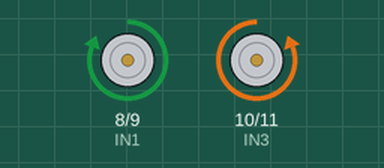
This sketch was run on a simulated Arduino Uno, built with avr-gcc and run on an emulated ATmega328P. Shown: motor-driver pin pairs drawn as motors (green arrow = first pin HIGH = forward, orange = second pin HIGH = backward, longer = more drive).

Above: at 1.5 s.
At 3.5 s:
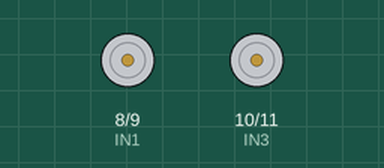
Timing chart, 0 to 5.2 s (numbered marks = the images above):
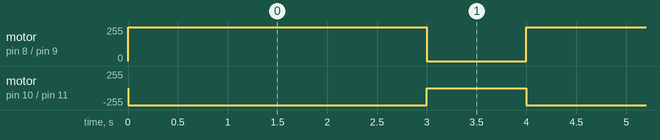

The sketch:

wheel_test.ino
```cpp
int IN1 = 8;
int IN2 = 9;
int IN3 = 10;
int IN4 = 11;

void setup() {

  pinMode(IN1, OUTPUT);
  pinMode(IN2, OUTPUT);

  pinMode(IN3, OUTPUT);
  pinMode(IN4, OUTPUT);
}

void loop() {

  digitalWrite(IN1, HIGH);
  digitalWrite(IN2, LOW);

  digitalWrite(IN3, LOW);
  digitalWrite(IN4, HIGH);

  delay(3000);

  digitalWrite(IN1, LOW);
  digitalWrite(IN2, LOW);

  digitalWrite(IN3, LOW);
  digitalWrite(IN4, LOW);

  delay(1000);
}
```

Measured:
- by itself, motor on pin 8 (IN1) / pin 9 (IN2): alternates forward 255/255 for 3.0 s and stopped for 1.0 s
- by itself, motor on pin 10 (IN3) / pin 11 (IN4): alternates backward 255/255 for 3.0 s and stopped for 1.0 s
